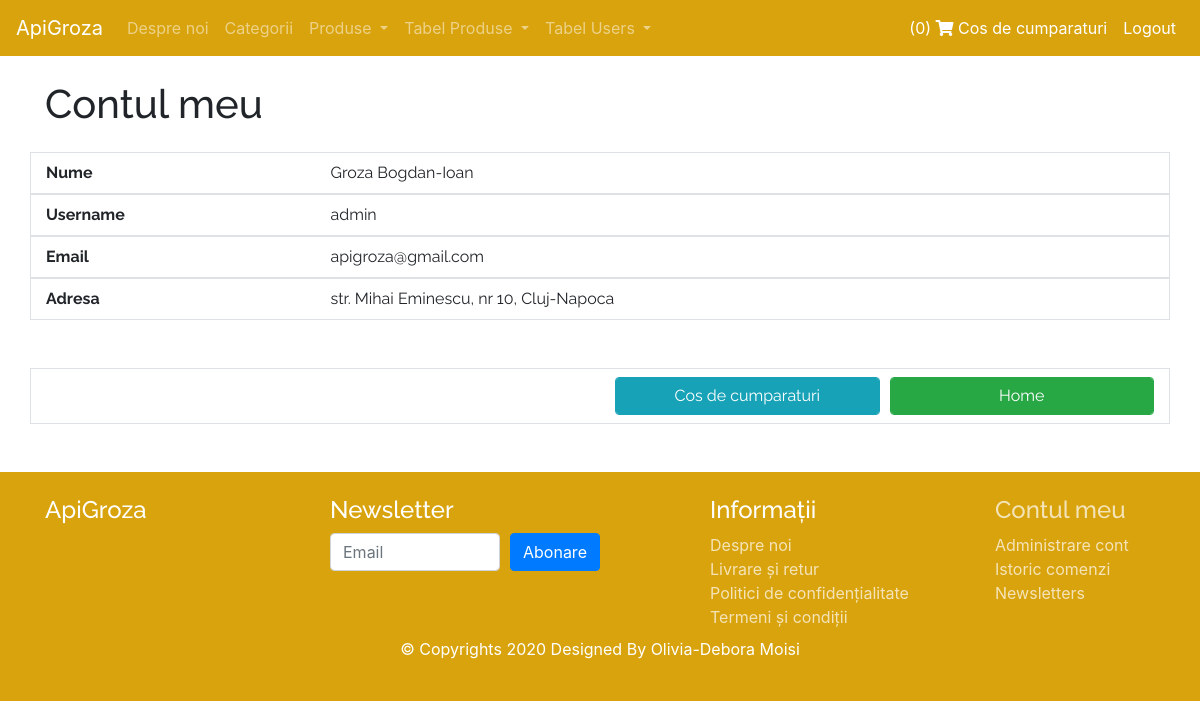
Screenshot of /contul_meu.php (signed in) with the database file from the repository.
### tables this page shows
CREATE TABLE IF NOT EXISTS `users` (
  `id` int(11) NOT NULL AUTO_INCREMENT,
  `username` varchar(50) NOT NULL,
  `last_name` varchar(50) NOT NULL,
  `first_name` varchar(50) NOT NULL,
  `email` varchar(100) NOT NULL,
  `password` varchar(50) NOT NULL,
  `address` varchar(100) DEFAULT NULL,
  `phone` varchar(10) DEFAULT NULL,
  PRIMARY KEY (`id`),
  UNIQUE KEY `username` (`username`),
  UNIQUE KEY `email` (`email`)
);

### functions.php (called while the page is built, shortened)
<?php
	require('database/class.user.php');
	$user = new User();
?>

### database/class.user.php (called while the page is built, shortened)
<?php
	Class User {
		public $db;
		public function __construct() {
			$this->db = new mysqli('localhost', 'root', '', 'proiect');
		}
		public function getUser($id) {
			$sql = "SELECT * FROM users WHERE id = $id";
			$result = $this->db->query($sql);
			if ($result->num_rows == 1) {
				return $result->fetch_assoc();
			}
			return false;
		}
	}
?>

### partial/_contul_meu.php (the view, shortened to what this page needs)
<?php
	if (isset($_SESSION['id'])) {
		$user_id = $_SESSION['id'];
		$current_user = $user->getUser($user_id);
	}
?>
<div class="container font-raleway">
	<h1 class="my-4">Contul meu </h1>
	<div class="row border py-2">
		<div class="col-sm-3 bold">
				Nume
		</div>
		<div class="col-sm-3">
				<?php echo $current_user['first_name'] . " " . $current_user['last_name']?>
		</div>
	</div>
	<div class="row border py-2">
		<div class="col-sm-3 bold">
				Username
		</div>
		<div class="col-sm-3">
				<?php echo $current_user['username']?>
		</div>
	</div>
	<div class="row border py-2">
		<div class="col-sm-3 bold">
				Email
		</div>
		<div class="col-sm-3">
				<?php echo $current_user['email']?>
		</div>
	</div>
	<div class="row border py-2">
		<div class="col-sm-3 bold">
				Adresa
		</div>
		<div class="col-sm-6">
				<?php
					if ($current_user['address'] != null) {
						echo $current_user['address'];
					} else {
						echo 'Nu e setata adresa de livrare';
						$_SESSION['address'] = null;
					}
				?>
		</div>
	</div>
	<div class="row border py-2 my-5">
		<div class="col-sm-6"></div>
		<div class="col-sm-6">
			<div class="form-row">
				<div class="col-sm-6">
					<a href="./cart.php" class="btn btn-info form-control">
					Cos de cumparaturi
					</a>
				</div>
				<div class="col-sm-6">
					<a href="index.php" class="btn btn-success form-control">
					Home
					</a>
				</div>
			</div>
		</div>
	</div>
	</div>

### style.css (style rules this page uses)
.font-raleway { font-family: "Raleway", cursive; }
.bold { font-weight: bold; }

### rows the page displays
users: first_name "Groza", last_name "Bogdan-Ioan", username "admin", email "apigroza@gmail.com", address "str. Mihai Eminescu, nr 10, Cluj-Napoca"

### other values shown
$nr_items "0"
